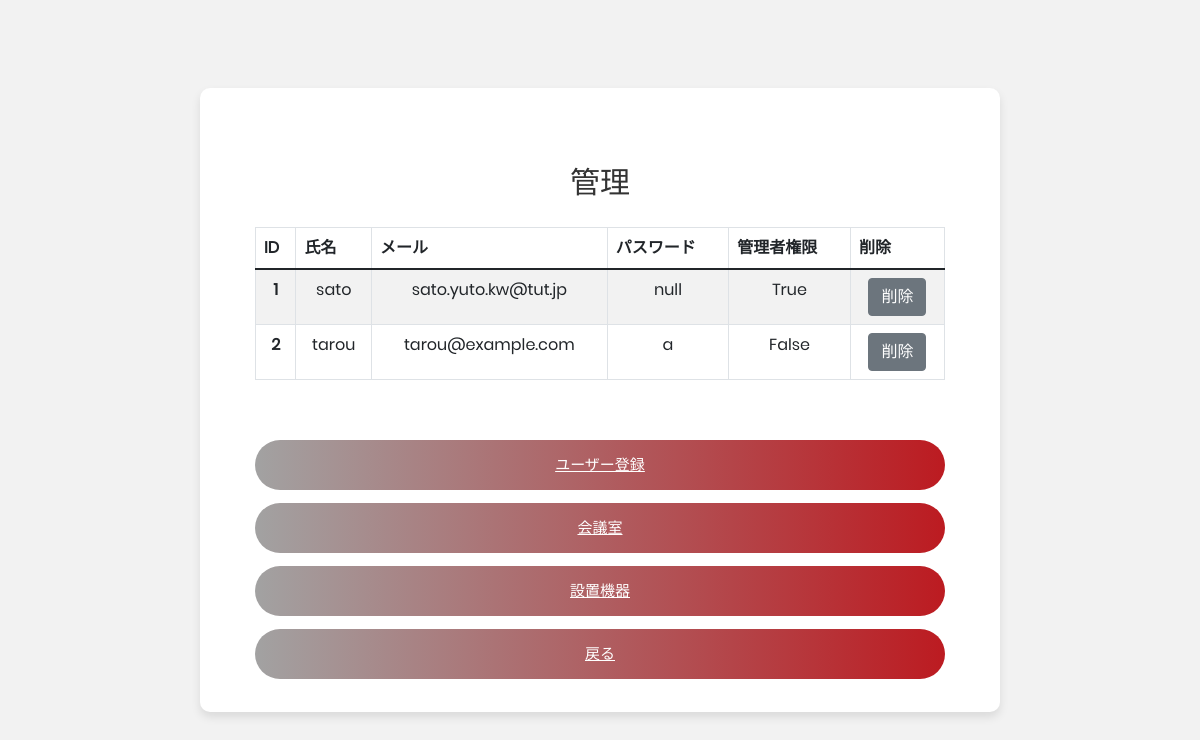
Page /admin_main/ on the earlier database version.
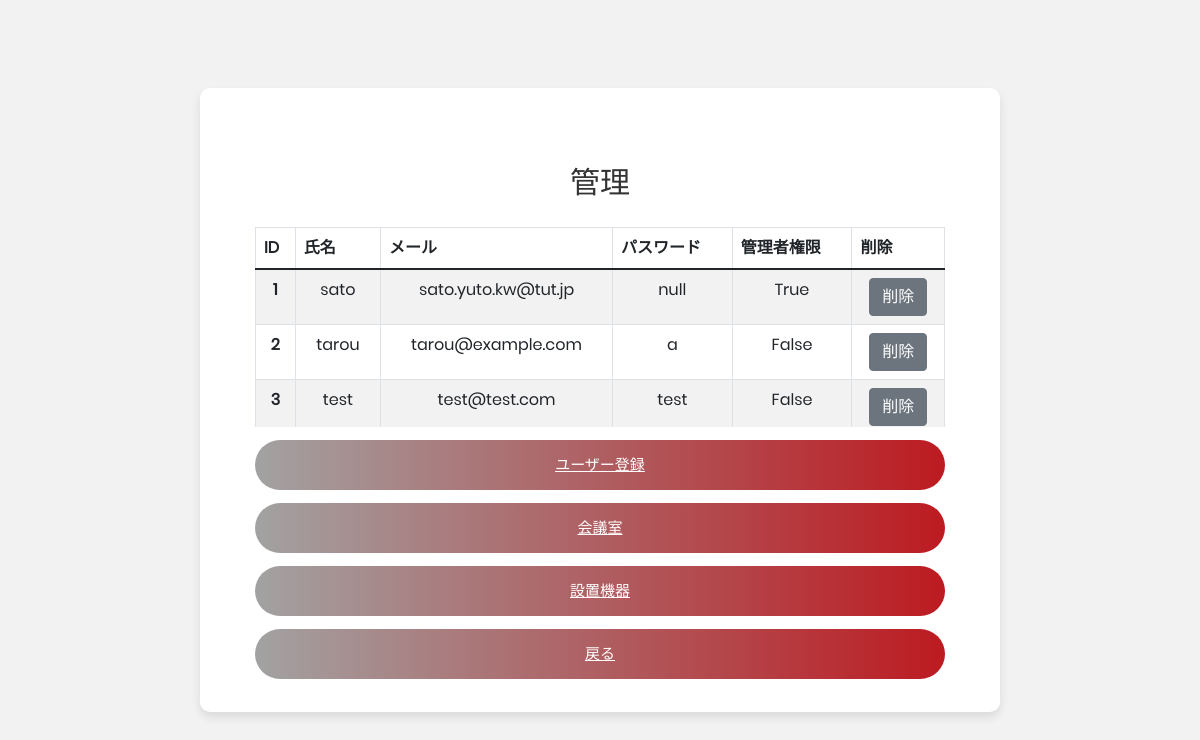
Same page on the later database version.
### models/Register.py (models this page shows, shortened)
class Register(db.Model):
    __tablename__ = 'registers'
    register_id = db.Column(db.Integer, nullable=False, primary_key=True, autoincrement=True) # 主キー
    user_id = db.Column(db.Integer, db.ForeignKey("users.user_id", onupdate='CASCADE', ondelete='CASCADE'),  nullable=False, unique=True) # 外部キー
    passwd = db.Column(db.String(30), nullable=False)
    admin = db.Column(db.Boolean, default=False)
    users = db.relationship("User", uselist=False, back_populates='registers')
    reserves = db.relationship("Reserve", uselist=True, back_populates='registers', cascade='all, delete-orphan')

### models/User.py (models this page shows, shortened)
class User(db.Model):
    __tablename__ = 'users'
    user_id = db.Column(db.Integer, nullable=False, primary_key=True, autoincrement=True) # 主キー
    name = db.Column(db.String(20), nullable=False)
    email = db.Column(db.String(50), unique=True, nullable=False)
    registers = db.relationship("Register", uselist=False, back_populates='users',cascade='all, delete')
    reserves = db.relationship("Reserve", uselist=True, back_populates='users', cascade='all, delete-orphan')

### admin_main.py (the view)
@admin_main_bp.route('/')
def admin_main():
    registers = Register.query.all()
    return render_template('main_admin.html',registers=registers)

### templates/main_admin.html (shortened to what this page needs)
{% extends "template.html" %}
{% block head %}
      	<link rel="stylesheet" type="text/css" href="{{ url_for('static',filename='css/main_admin.css') }}">
{% endblock %}
{% block content %}
	<div class="limiter">
        <div class="container-admin100">
			<div class="wrap-admin100">
                <span class="admin100-form-title p-b-26">
						管理
                </span>
                <div class="table-wrapper-scroll-y my-custom-scrollbar">
                    <table class="table table-bordered table-striped mb-0">
                        <thead>
                        <tr>
                            <th scope="col">ID</th>
                            <th scope="col">氏名</th>
                            <th scope="col">メール</th>
                            <th scope="col">パスワード</th>
                            <th scope="col">管理者権限</th>
                            <th scope="col">削除</th>
                        </tr>
                        </thead>
                        <tbody>
                        {% for register in registers %}
                        <tr class="text-center">
                            <th>{{ register.users.__dict__['user_id'] }}</th>
                            <td>{{ register.users.__dict__['name'] }}</td>
                            <td>{{ register.users.__dict__['email'] }}</td>
                            <td>{{ register.__dict__['passwd'] }}</td>
                            <td>{{ register.__dict__['admin'] }}</td>
                            <td><button type="button" class="btn btn-secondary" data-bs-toggle="modal" data-bs-target="#myModal{{ register.users.__dict__['user_id'] }}">削除</button>
                                </td>
                        </tr>
                        {% endfor %}
                        </tbody>
                    </table>
                </div>
                <div class="container-admin100-form-btn">
                    <div class="wrap-admin100-form-btn">
                        <div class="admin100-form-bgbtn"></div>
                            <a type="button" class="admin100-form-btn" href="{{ url_for(('admin_user_add.admin_user_add')) }}">
								ユーザー登録
							</a>
                        </div>
                </div>
                <div class="container-admin100-form-btn">
                    <div class="wrap-admin100-form-btn">
                        <div class="admin100-form-bgbtn"></div>
                            <a type="button" class="admin100-form-btn" href="{{ url_for(('admin_room.admin_room')) }}">
								会議室
							</a>
                        </div>
                </div>
                <div class="container-admin100-form-btn">
                    <div class="wrap-admin100-form-btn">
                        <div class="admin100-form-bgbtn"></div>
                            <a type="button" class="admin100-form-btn" href="{{ url_for(('admin_eq.admin_eq')) }}">
								設置機器
							</a>
                        </div>
                </div>
                <div class="container-admin100-form-btn">
                    <div class="wrap-admin100-form-btn">
                        <div class="admin100-form-bgbtn"></div>
                            <a type="button" class="admin100-form-btn" href="{{ url_for('main_tab.main_tab') }}">
								戻る
							</a>
                        </div>
	</div>
    </div>
        </div>
    </div>
{% endblock %}

Differences in the rows shown:
added Register: users.__dict__.user_id "3", users.__dict__.name "test", users.__dict__.email "test@test.com", __dict__.passwd "test", __dict__.admin "False"
